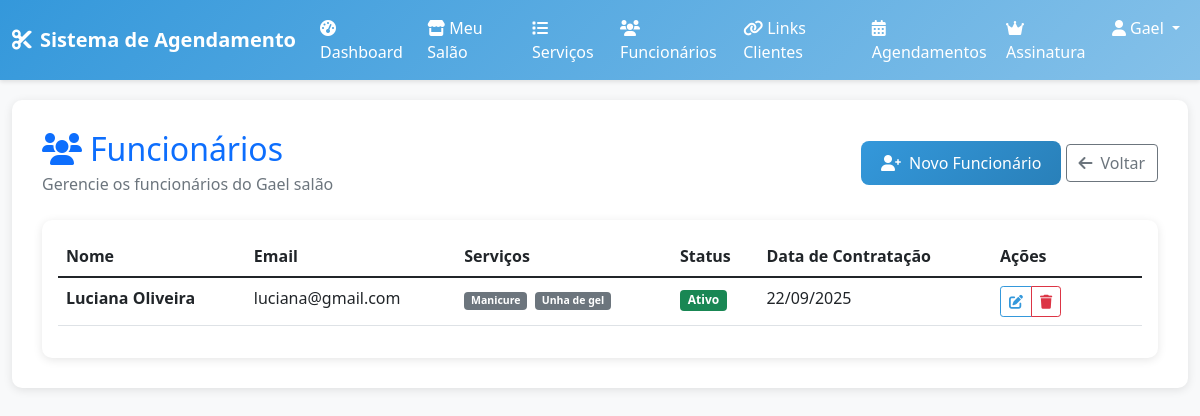
The app's page /salons/employees/ (signed in) with its own data.
### salons/models.py (models this page shows, shortened)
class Salon(models.Model):
    name = models.CharField(max_length=100, verbose_name="Nome do Salão")
    description = models.TextField(blank=True, null=True, verbose_name="Descrição")
    photo = models.ImageField(upload_to='salon_photos/', blank=True, null=True, verbose_name="Foto do Salão")
    address = models.CharField(max_length=200, verbose_name="Endereço")
    city = models.CharField(max_length=100, verbose_name="Cidade")
    state = models.CharField(max_length=2, verbose_name="Estado")
    zip_code = models.CharField(max_length=10, verbose_name="CEP")
    phone = models.CharField(max_length=15, verbose_name="Telefone")
    email = models.EmailField(verbose_name="Email")
    owner = models.OneToOneField(User, on_delete=models.CASCADE, related_name='salon', verbose_name="Proprietário")
    weekdays_open = models.TimeField(blank=True, null=True, verbose_name="Segunda à Sexta - Abertura")
    weekdays_close = models.TimeField(blank=True, null=True, verbose_name="Segunda à Sexta - Fechamento")
    saturday_open = models.TimeField(blank=True, null=True, verbose_name="Sábado - Abertura")
    saturday_close = models.TimeField(blank=True, null=True, verbose_name="Sábado - Fechamento")
    sunday_open = models.TimeField(blank=True, null=True, verbose_name="Domingo - Abertura")
    sunday_close = models.TimeField(blank=True, null=True, verbose_name="Domingo - Fechamento")
    created_at = models.DateTimeField(auto_now_add=True)
    updated_at = models.DateTimeField(auto_now=True)
    class Meta:
        verbose_name = "Salão"
        verbose_name_plural = "Salões"

class Employee(models.Model):
    user = models.OneToOneField(User, on_delete=models.CASCADE, related_name='employee_profile', verbose_name="Usuário")
    salon = models.ForeignKey(Salon, on_delete=models.CASCADE, related_name='employees', verbose_name="Salão")
    services = models.ManyToManyField(Service, blank=True, verbose_name="Serviços que pode executar")
    is_active = models.BooleanField(default=True, verbose_name="Ativo")
    hire_date = models.DateField(auto_now_add=True, verbose_name="Data de contratação")
    created_at = models.DateTimeField(auto_now_add=True)
    updated_at = models.DateTimeField(auto_now=True)
    class Meta:
        verbose_name = "Funcionário"
        verbose_name_plural = "Funcionários"
        unique_together = ['user', 'salon']

class Service(models.Model):
    salon = models.ForeignKey(Salon, on_delete=models.CASCADE, related_name='services', verbose_name="Salão")
    name = models.CharField(max_length=100, verbose_name="Nome do Serviço")
    description = models.TextField(blank=True, null=True, verbose_name="Descrição")
    duration = models.PositiveIntegerField(verbose_name="Duração (minutos)")
    price = models.DecimalField(max_digits=10, decimal_places=2, verbose_name="Preço")
    is_active = models.BooleanField(default=True, verbose_name="Ativo")
    created_at = models.DateTimeField(auto_now_add=True)
    updated_at = models.DateTimeField(auto_now=True)
    class Meta:
        verbose_name = "Serviço"
        verbose_name_plural = "Serviços"
        ordering = ['name']

### subscriptions/views.py (the view)
    def wrapper(request, *args, **kwargs):
        if not request.user.is_authenticated:
            return redirect('accounts:login')
        if request.user.profile.user_type != 'owner':
            messages.error(request, 'Acesso negado.')
            return redirect('accounts:dashboard')
        subscription = getattr(request.user, 'subscription', None)
        if not subscription or not subscription.is_active():
            messages.warning(request, 'Sua assinatura expirou. Renove para continuar usando o sistema.')
            return redirect('subscriptions:detail')
        return view_func(request, *args, **kwargs)

### salons/views.py (called while the page is built)
@subscription_required
def employees_list(request):
    salon = request.user.salon
    employees = salon.employees.all().order_by('user__first_name')
    return render(request, 'salons/employees_list.html', {
        'employees': employees,
        'salon': salon
    })

### subscriptions/models.py (called while the page is built)
    def is_active(self):
        return self.status == 'active' and self.end_date > timezone.now()

### subscriptions/views.py (called while the page is built)
def subscription_required(view_func):
    def wrapper(request, *args, **kwargs):
        if not request.user.is_authenticated:
            return redirect('accounts:login')
        if request.user.profile.user_type != 'owner':
            messages.error(request, 'Acesso negado.')
            return redirect('accounts:dashboard')
        subscription = getattr(request.user, 'subscription', None)
        if not subscription or not subscription.is_active():
            messages.warning(request, 'Sua assinatura expirou. Renove para continuar usando o sistema.')
            return redirect('subscriptions:detail')
        return view_func(request, *args, **kwargs)
    return wrapper

### templates/salons/employees_list.html (shortened to what this page needs)
{% extends 'base/base.html' %}
{% block content %}
<div class="row">
    <div class="col-12">
        <div class="d-flex justify-content-between align-items-center mb-4">
            <div>
                <h2 class="text-primary mb-1">
                    <i class="fas fa-users me-2"></i>Funcionários
                </h2>
                <p class="text-muted mb-0">Gerencie os funcionários do {{ salon.name }}</p>
            </div>
            <div>
                <a href="{% url 'salons:create_employee' %}" class="btn btn-primary">
                    <i class="fas fa-user-plus me-2"></i>Novo Funcionário
                </a>
                <a href="{% url 'salons:owner_dashboard' %}" class="btn btn-outline-secondary">
                    <i class="fas fa-arrow-left me-2"></i>Voltar
                </a>
            </div>
        </div>
    </div>
</div>
<div class="row">
    <div class="col-12">
        <div class="card">
            <div class="card-body">
                {% if employees %}
                    <div class="table-responsive">
                        <table class="table table-hover">
                            <thead>
                                <tr>
                                    <th>Nome</th>
                                    <th>Email</th>
                                    <th>Serviços</th>
                                    <th>Status</th>
                                    <th>Data de Contratação</th>
                                    <th width="150">Ações</th>
                                </tr>
                            </thead>
                            <tbody>
                                {% for employee in employees %}
                                <tr>
                                    <td>
                                        <strong>{{ employee.user.get_full_name|default:employee.user.username }}</strong>
                                    </td>
                                    <td>{{ employee.user.email }}</td>
                                    <td>
                                        {% if employee.services.count > 0 %}
                                            <small class="text-muted">
                                                {% for service in employee.services.all|slice:":2" %}
                                                    <span class="badge bg-secondary me-1">{{ service.name }}</span>
                                                {% endfor %}
                                            </small>
                                        {% else %}
                                            <small class="text-muted">Nenhum serviço atribuído</small>
                                        {% endif %}
                                    </td>
                                    <td>
                                        {% if employee.is_active %}
                                            <span class="badge bg-success">Ativo</span>
                                        {% else %}
                                            <span class="badge bg-secondary">Inativo</span>
                                        {% endif %}
                                    </td>
                                    <td>{{ employee.hire_date|date:"d/m/Y" }}</td>
                                    <td>
                                        <div class="btn-group btn-group-sm">
                                            <a href="{% url 'salons:edit_employee' employee.id %}"
                                               class="btn btn-outline-primary" title="Editar">
                                                <i class="fas fa-edit"></i>
                                            </a>
                                            <a href="{% url 'salons:delete_employee' employee.id %}"
                                               class="btn btn-outline-danger" title="Remover">
                                                <i class="fas fa-trash"></i>
                                            </a>
                                        </div>
                                    </td>
                                </tr>
                                {% endfor %}
                            </tbody>
                        </table>
                    </div>
                {% endif %}
            </div>
        </div>
    </div>
</div>
{% endblock %}

### templates/base/base.html (shortened to what this page needs)
<!DOCTYPE html>
<html lang="pt-br">
<head>
    <link href="https://cdn.jsdelivr.net/npm/bootstrap@5.1.3/dist/css/bootstrap.min.css" rel="stylesheet">
    <link href="https://cdnjs.cloudflare.com/ajax/libs/font-awesome/6.0.0/css/all.min.css" rel="stylesheet">
</head>
<body>
    <nav class="navbar navbar-expand-lg navbar-dark">
        <div class="container-fluid">
            <a class="navbar-brand" href="{% url 'core:landing_page' %}">
                <i class="fas fa-cut me-2"></i>Sistema de Agendamento
            </a>
            <div class="collapse navbar-collapse" id="navbarNav">
                <ul class="navbar-nav ms-auto">
                    {% if user.is_authenticated %}
                        {% if user.profile.user_type == 'owner' %}
                            <li class="nav-item">
                                <a class="nav-link" href="{% url 'salons:owner_dashboard' %}">
                                    <i class="fas fa-tachometer-alt me-1"></i>Dashboard
                                </a>
                            </li>
                            <li class="nav-item">
                                <a class="nav-link" href="{% url 'salons:edit_salon' %}">
                                    <i class="fas fa-store me-1"></i>Meu Salão
                                </a>
                            </li>
                            <li class="nav-item">
                                <a class="nav-link" href="{% url 'salons:services_list' %}">
                                    <i class="fas fa-list me-1"></i>Serviços
                                </a>
                            </li>
                            <li class="nav-item">
                                <a class="nav-link" href="{% url 'salons:employees_list' %}">
                                    <i class="fas fa-users me-1"></i>Funcionários
                                </a>
                            </li>
                            <li class="nav-item">
                                <a class="nav-link" href="{% url 'salons:manage_client_links' %}">
                                    <i class="fas fa-link me-1"></i>Links Clientes
                                </a>
                            </li>
                            <li class="nav-item">
                                <a class="nav-link" href="{% url 'salons:appointments_list' %}">
                                    <i class="fas fa-calendar-alt me-1"></i>Agendamentos
                                </a>
                            </li>
                            <li class="nav-item">
                                <a class="nav-link" href="{% url 'subscriptions:detail' %}">
                                    <i class="fas fa-crown me-1"></i>Assinatura
                                </a>
                            </li>
                        {% endif %}
                        <li class="nav-item dropdown">
                            <a class="nav-link dropdown-toggle" href="#" id="navbarDropdown" role="button" data-bs-toggle="dropdown">
                                <i class="fas fa-user me-1"></i>{{ user.first_name|default:user.username }}
                            </a>
                        </li>
                    {% endif %}
                </ul>
            </div>
        </div>
    </nav>
    <div class="container-fluid">
        <div class="main-content">
            {% block content %}
            {% endblock %}
        </div>
    </div>
</body>
</html>

### templates/base/base.html (style rules this page uses)
:root { --primary-color: #3498db; --primary-light: #85c1e9; --primary-dark: #2980b9; --secondary-color: #ecf0f1; --text-dark: #2c3e50; --text-light: #7f8c8d; }
body { background-color: #f8f9fa; font-family: 'Segoe UI', Tahoma, Geneva, Verdana, sans-serif; }
.navbar { background: linear-gradient(135deg, var(--primary-color), var(--primary-light)); box-shadow: 0 2px 4px rgba(0,0,0,0.1); }
.navbar-brand { font-weight: bold; color: white !important; }
.navbar-nav .nav-link { color: white !important; transition: color 0.3s; }
.main-content { background-color: white; border-radius: 10px; box-shadow: 0 2px 10px rgba(0,0,0,0.1); margin: 20px 0; padding: 30px; }
.card { border: none; border-radius: 10px; box-shadow: 0 2px 10px rgba(0,0,0,0.1); transition: transform 0.3s; }
.btn-primary { background: linear-gradient(135deg, var(--primary-color), var(--primary-dark)); border: none; border-radius: 8px; padding: 10px 20px; transition: all 0.3s; }
.btn-outline-primary { color: var(--primary-color); border-color: var(--primary-color); border-radius: 8px; }

### records on screen
Salon: name "Gael salão"
Employee: user.get_full_name "Luciana Oliveira", user.email "luciana@gmail.com", is_active "Ativo", hire_date "22/09/2025"
Service: name "Manicure"
Service: name "Unha de gel"

### other values on screen
{{ user.first_name|default:user.username }} "Gael"
